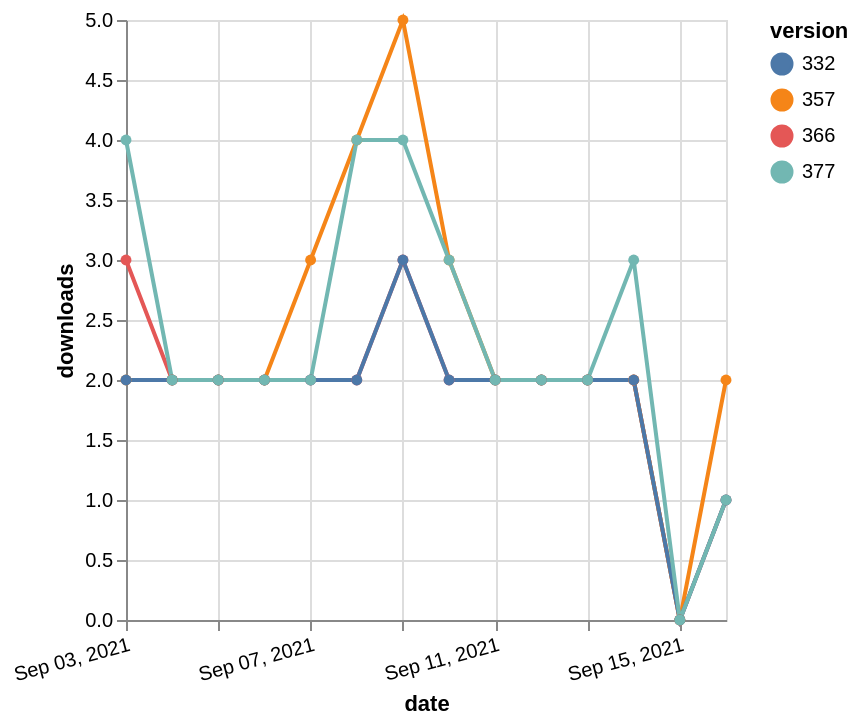

Express this chart as Vega-Lite.
### Vega-Lite specification from a JSON file in a GitHub repository (floating-point values rounded to 4 significant figures)
{"$schema": "https://vega.github.io/schema/vega-lite/v5.json", "description": "A simple bar chart with embedded data.", "data": {"values": [{"date": "2021-09-03", "total": 2281, "delta": 3, "version": "366"}, {"date": "2021-09-04", "total": 2283, "delta": 2, "version": "366"}, {"date": "2021-09-05", "total": 2285, "delta": 2, "version": "366"}, {"date": "2021-09-06", "total": 2287, "delta": 2, "version": "366"}, {"date": "2021-09-07", "total": 2289, "delta": 2, "version": "366"}, {"date": "2021-09-08", "total": 2291, "delta": 2, "version": "366"}, {"date": "2021-09-09", "total": 2294, "delta": 3, "version": "366"}, {"date": "2021-09-10", "total": 2296, "delta": 2, "version": "366"}, {"date": "2021-09-11", "total": 2298, "delta": 2, "version": "366"}, {"date": "2021-09-12", "total": 2300, "delta": 2, "version": "366"}, {"date": "2021-09-13", "total": 2302, "delta": 2, "version": "366"}, {"date": "2021-09-14", "total": 2304, "delta": 2, "version": "366"}, {"date": "2021-09-15", "total": 2304, "delta": 0, "version": "366"}, {"date": "2021-09-16", "total": 2305, "delta": 1, "version": "366"}, {"date": "2021-09-03", "total": 2864, "delta": 2, "version": "357"}, {"date": "2021-09-04", "total": 2866, "delta": 2, "version": "357"}, {"date": "2021-09-05", "total": 2868, "delta": 2, "version": "357"}, {"date": "2021-09-06", "total": 2870, "delta": 2, "version": "357"}, {"date": "2021-09-07", "total": 2873, "delta": 3, "version": "357"}, {"date": "2021-09-08", "total": 2877, "delta": 4, "version": "357"}, {"date": "2021-09-09", "total": 2882, "delta": 5, "version": "357"}, {"date": "2021-09-10", "total": 2885, "delta": 3, "version": "357"}, {"date": "2021-09-11", "total": 2887, "delta": 2, "version": "357"}, {"date": "2021-09-12", "total": 2889, "delta": 2, "version": "357"}, {"date": "2021-09-13", "total": 2891, "delta": 2, "version": "357"}, {"date": "2021-09-14", "total": 2893, "delta": 2, "version": "357"}, {"date": "2021-09-15", "total": 2893, "delta": 0, "version": "357"}, {"date": "2021-09-16", "total": 2895, "delta": 2, "version": "357"}, {"date": "2021-09-03", "total": 2715, "delta": 2, "version": "332"}, {"date": "2021-09-04", "total": 2717, "delta": 2, "version": "332"}, {"date": "2021-09-05", "total": 2719, "delta": 2, "version": "332"}, {"date": "2021-09-06", "total": 2721, "delta": 2, "version": "332"}, {"date": "2021-09-07", "total": 2723, "delta": 2, "version": "332"}, {"date": "2021-09-08", "total": 2725, "delta": 2, "version": "332"}, {"date": "2021-09-09", "total": 2728, "delta": 3, "version": "332"}, {"date": "2021-09-10", "total": 2730, "delta": 2, "version": "332"}, {"date": "2021-09-11", "total": 2732, "delta": 2, "version": "332"}, {"date": "2021-09-12", "total": 2734, "delta": 2, "version": "332"}, {"date": "2021-09-13", "total": 2736, "delta": 2, "version": "332"}, {"date": "2021-09-14", "total": 2738, "delta": 2, "version": "332"}, {"date": "2021-09-15", "total": 2738, "delta": 0, "version": "332"}, {"date": "2021-09-16", "total": 2739, "delta": 1, "version": "332"}, {"date": "2021-09-03", "total": 2108, "delta": 4, "version": "377"}, {"date": "2021-09-04", "total": 2110, "delta": 2, "version": "377"}, {"date": "2021-09-05", "total": 2112, "delta": 2, "version": "377"}, {"date": "2021-09-06", "total": 2114, "delta": 2, "version": "377"}, {"date": "2021-09-07", "total": 2116, "delta": 2, "version": "377"}, {"date": "2021-09-08", "total": 2120, "delta": 4, "version": "377"}, {"date": "2021-09-09", "total": 2124, "delta": 4, "version": "377"}, {"date": "2021-09-10", "total": 2127, "delta": 3, "version": "377"}, {"date": "2021-09-11", "total": 2129, "delta": 2, "version": "377"}, {"date": "2021-09-12", "total": 2131, "delta": 2, "version": "377"}, {"date": "2021-09-13", "total": 2133, "delta": 2, "version": "377"}, {"date": "2021-09-14", "total": 2136, "delta": 3, "version": "377"}, {"date": "2021-09-15", "total": 2136, "delta": 0, "version": "377"}, {"date": "2021-09-16", "total": 2137, "delta": 1, "version": "377"}]}, "width": "container", "mark": {"type": "line", "point": {"filled": true}}, "encoding": {"x": {"field": "date", "type": "temporal", "timeUnit": "yearmonthdate", "title": "date", "axis": {"labelAngle": -15}}, "y": {"field": "delta", "type": "quantitative", "title": "downloads"}, "color": {"field": "version", "type": "nominal"}, "tooltip": {"field": "delta"}}}
